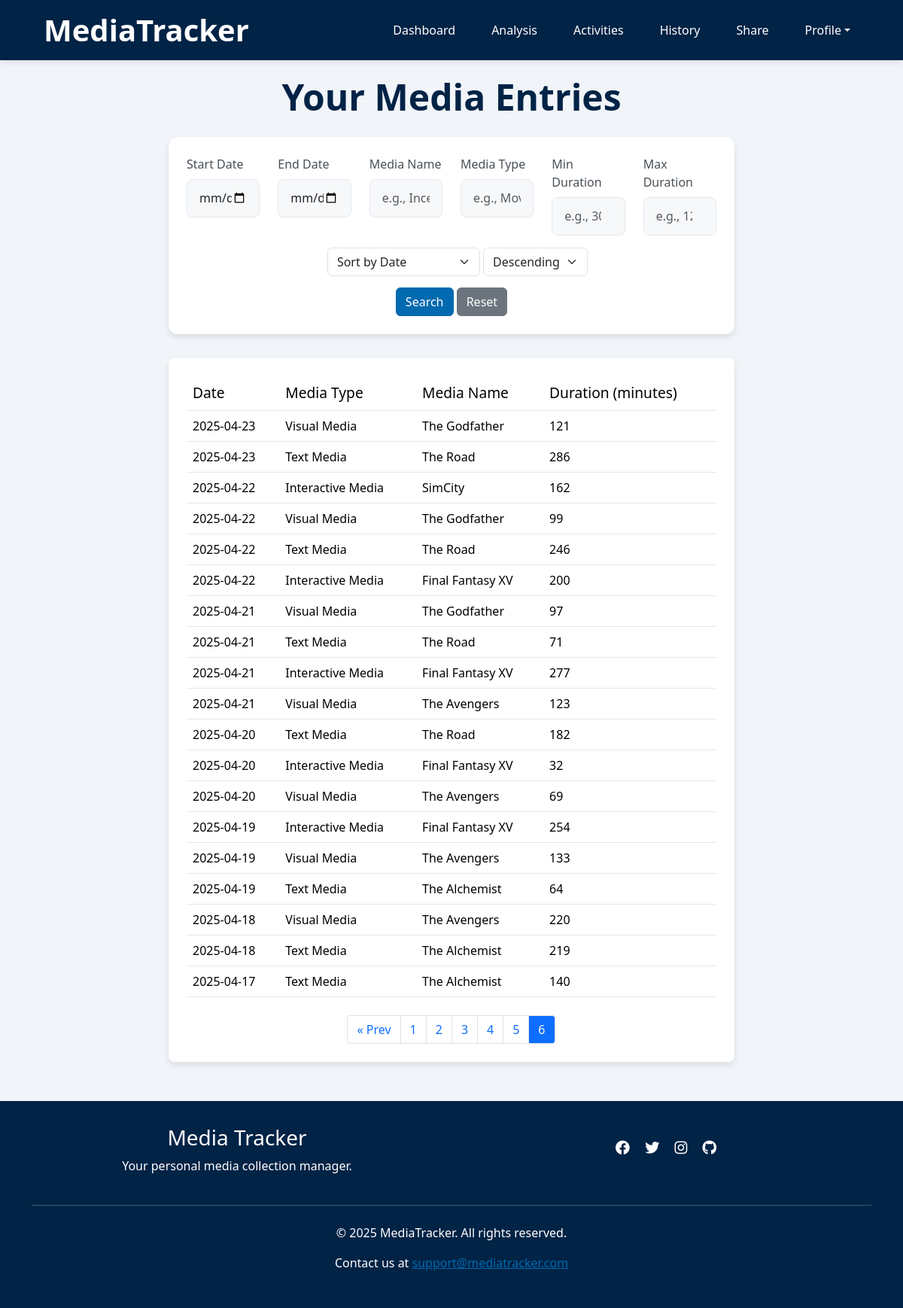
/viewdata?page=6 (signed in), run on the app's committed database.
### app/models.py (models this page shows)
class Entries(db.Model):
    __tablename__ = 'Entries'
    id = db.Column(db.Integer, primary_key=True)
    activity_id = db.Column(db.Integer, db.ForeignKey('Activities.id'), nullable=True)
    date = db.Column(db.Date, nullable=False)
    duration = db.Column(db.Integer, nullable=False)
    comment = db.Column(db.Text, nullable=True)

class Activities(db.Model):
    __tablename__ = 'Activities'
    id = db.Column(db.Integer, primary_key=True)
    username = db.Column(db.String(80), db.ForeignKey('Users.username'), nullable=False)
    media_type = db.Column(db.String(50), nullable=False)
    media_subtype = db.Column(db.String(50), nullable=True)
    media_name = db.Column(db.String(120), nullable=False)
    status = db.Column(db.String(20), nullable=False, default='ongoing')
    start_date = db.Column(db.Date, nullable=True)
    end_date = db.Column(db.Date, nullable=True)
    rating = db.Column(db.Float, nullable=True)
    comment = db.Column(db.Text, nullable=True)
    media_entries = db.relationship('Entries', backref='activity')

### app/routes.py (the view)
@blueprint.route('/viewdata', methods=['GET'])
@login_required
def viewdata():
    result = get_entries(current_user.username, request)
    if result: return result

### app/forms.py
class DeleteEntryForm(FlaskForm):
    entry_id = HiddenField('Entry ID', validators=[DataRequired()])
    submit = SubmitField('Delete Entry')

### app/models.py (called while the page is built)
@login.user_loader
def load_user(username):
    return db.session.get(Users, username)

### app/templates/viewdata.html (shortened to what this page needs)
{% extends "base.html" %}
{% block content %}
<div class="page-container">
    {% if current_user.username == username %}
        <h2 class="text-center page-title">Your Media Entries</h2>
    {% else %}
        <h2 class="text-center page-title">{{ username }}'s Media Entries</h2>
    {% endif %}
    <section class="section wow fadeIn" data-wow-duration="0.2s" data-wow-delay="0.05s">
        <form action="{{ url_for('main.viewdata') }}" method="GET">
            <div class="row">
                <div class="col-md-2">
                    <label for="start_date" class="form-label">Start Date</label>
                    <input type="date" id="start_date" name="start_date" class="form-control" value="{{ request.args.get('start_date', '') }}">
                </div>
                <div class="col-md-2">
                    <label for="end_date" class="form-label">End Date</label>
                    <input type="date" id="end_date" name="end_date" class="form-control" value="{{ request.args.get('end_date', '') }}">
                </div>
                <div class="col-md-2">
                    <label for="media_name" class="form-label">Media Name</label>
                    <input type="text" id="media_name" name="media_name" class="form-control" placeholder="e.g., Inception" value="{{ request.args.get('media_name', '') }}">
                </div>
                <div class="col-md-2">
                    <label for="media_type" class="form-label">Media Type</label>
                    <input type="text" id="media_type" name="media_type" class="form-control" placeholder="e.g., Movie" value="{{ request.args.get('media_type', '') }}">
                </div>
                <div class="col-md-2">
                    <label for="min_duration" class="form-label">Min Duration</label>
                    <input type="number" id="min_duration" name="min_duration" class="form-control" placeholder="e.g., 30" value="{{ request.args.get('min_duration', '') }}">
                </div>
                <div class="col-md-2">
                    <label for="max_duration" class="form-label">Max Duration</label>
                    <input type="number" id="max_duration" name="max_duration" class="form-control" placeholder="e.g., 120" value="{{ request.args.get('max_duration', '') }}">
                </div>
            </div>
            <div class="row mt-3">
                <div class="sort text-center">
                    <select name="sort_field" class="form-select d-inline-block w-auto ms-3" style="display:inline-block; width:auto;">
                        <option value="date" {% if request.args.get('sort_field', 'date') == 'date' %}selected{% endif %}>Sort by Date</option>
                    </select>
                    <select name="sort_order" class="form-select d-inline-block w-auto" style="display:inline-block; width:auto;">
                        <option value="desc" {% if request.args.get('sort_order', 'desc') == 'desc' %}selected{% endif %}>Descending</option>
                    </select>
                </div>
                <div class="col-md-12 text-center">
                    <button type="submit" class="btn btn-primary">Search</button>
                    <a href="{{ url_for('main.viewdata') }}" class="btn btn-secondary">Reset</a>
                </div>
            </div>
        </form>
    </section>
    <section class="table-section wow fadeIn" data-wow-duration="0.2s" data-wow-delay="0.1">
        <table class="table hover">
            <thead>
                <tr>
                    <th class="wow fadeInUp" data-wow-duration="0.2s" data-wow-delay="0.1s">Date</th>
                    <th class="wow fadeInUp" data-wow-duration="0.2s" data-wow-delay="0.15s">Media Type</th>
                    <th class="wow fadeInUp" data-wow-duration="0.2s" data-wow-delay="0.2s">Media Name</th>
                    <th class="wow fadeInUp" data-wow-duration="0.2s" data-wow-delay="0.25s">Duration (minutes)</th>
                </tr>
            </thead>
            <tbody>
                {% for entry in entries %}
                <tr class="entry-row wow animate__animated" data-wow-duration="0.5s">
                    <td class="wow fadeInUp" data-wow-duration="0.2s" data-wow-delay="0.1s">{{ entry.date }}</td>
                    <td class="wow fadeInUp" data-wow-duration="0.2s" data-wow-delay="0.15s">{{ entry.activity.media_type }}</td>
                    <td class="wow fadeInUp" data-wow-duration="0.2s" data-wow-delay="0.2s">{{ entry.activity.media_name }}</td>
                    <td class="wow fadeInUp" data-wow-duration="0.2s" data-wow-delay="0.25s">{{ entry.duration }}</td>
                </tr>
                {% endfor %}
            </tbody>
        </table>
        {% if total_pages > 1 %}
            <nav aria-label="Pagination">
            <ul class="pagination justify-content-center mt-4">
                {% if page > 1 %}
                <li class="page-item">
                    <a class="page-link"
                    href="{{ url_for(request.endpoint, page=page-1, **request_args) }}">
                    &laquo; Prev
                    </a>
                </li>
                {% endif %}
                {% for p in range(1, total_pages+1) %}
                <li class="page-item {% if p==page %}active{% endif %}">
                    <a class="page-link"
                    href="{{ url_for(request.endpoint, page=p, **request_args) }}">
                    {{ p }}
                    </a>
                </li>
                {% endfor %}
            </ul>
            </nav>
            {% endif %}
    </section>
</div>
{% endblock %}

### app/static/styles.css (style rules this page uses)
:root { --primary-color: #0069af; --secondary-color: #002346; --background-color:#f1f5f9; --light-border: #e2e8f0; }
body { font-family: 'Segoe UI', Tahoma, Geneva, Verdana, sans-serif; background-color: var(--background-color); }
nav ul { display: flex; list-style: none; margin: 0; padding: 0; }
nav ul li { margin-left: 1.5rem; }
nav ul li a { color: white; text-decoration: none; font-weight: 500; transition: color 0.3s; padding: 0.5rem 0.75rem; border-radius: 4px; }
html, body { height: 100%; margin: 0; padding: 0; }
body { display: flex; flex-direction: column; }
table { width: 100%; border-collapse: collapse; }
th { background-color: #ffffff; padding: 0.75rem 1rem; text-align: left; font-weight: 500; color: #495057; border-bottom: 1px solid var(--light-border); font-size: 1.2rem; }
td { padding: 0.75rem; border-bottom: 1px solid var(--light-border); vertical-align: middle; }
thead { padding: 0.75rem 1rem; }
.btn-primary { background-color: var(--primary-color); border-color: var(--primary-color); }
.section { background: white; border-radius: 0.75rem; box-shadow: 0 4px 8px rgba(0,0,0,0.1); padding: 1.5rem; margin-bottom: 2rem; }
.page-title { font-size: 3rem; font-weight: bold; margin-bottom: 1.5rem; color: var(--secondary-color); }
.page-container { margin: 0 auto; width: 66%; padding: 20px; }
.pagination .page-item { margin: 0; }
.pagination .page-link { border-radius: 0; margin-left: -1px; border: 1px solid #dee2e6; }
.pagination .page-item:first-child .page-link { border-top-left-radius: 0.25rem; border-bottom-left-radius: 0.25rem; }
.pagination .page-item:last-child .page-link { border-top-right-radius: 0.25rem; border-bottom-right-radius: 0.25rem; }
.table-section { background-color: white; border-radius: 8px; box-shadow: 0 4px 8px rgba(0, 0, 0, 0.1); padding: 1.5rem; margin-bottom: 2rem; overflow-x: auto; }
.form-control { padding: 0.8rem 1rem; border-radius: 8px; border: 1px solid var(--light-border); transition: all 0.3s ease; font-size: 1rem; background-color: #f2f4f59c; }
.form-label { font-weight: 500; margin-bottom: 0.5rem; color: #495057; }
.wow { visibility: hidden; }
.wow.animated { visibility: visible; }
.entry-row { background-color: white; }
.sort { padding-bottom: 15px; }

### data on the page
Entries: date "2025-04-23", activity.media_type "Visual Media", activity.media_name "The Godfather", duration "121"
Entries: date "2025-04-23", activity.media_type "Text Media", activity.media_name "The Road", duration "286"
Entries: date "2025-04-22", activity.media_type "Interactive Media", activity.media_name "SimCity", duration "162"
Entries: date "2025-04-22", activity.media_type "Visual Media", activity.media_name "The Godfather", duration "99"
Entries: date "2025-04-22", activity.media_type "Text Media", activity.media_name "The Road", duration "246"
Entries: date "2025-04-22", activity.media_type "Interactive Media", activity.media_name "Final Fantasy XV", duration "200"
Entries: date "2025-04-21", activity.media_type "Visual Media", activity.media_name "The Godfather", duration "97"
Entries: date "2025-04-21", activity.media_type "Text Media", activity.media_name "The Road", duration "71"
Entries: date "2025-04-21", activity.media_type "Interactive Media", activity.media_name "Final Fantasy XV", duration "277"
Entries: date "2025-04-21", activity.media_type "Visual Media", activity.media_name "The Avengers", duration "123"
Entries: date "2025-04-20", activity.media_type "Text Media", activity.media_name "The Road", duration "182"
Entries: date "2025-04-20", activity.media_type "Interactive Media", activity.media_name "Final Fantasy XV", duration "32"
Entries: date "2025-04-20", activity.media_type "Visual Media", activity.media_name "The Avengers", duration "69"
Entries: date "2025-04-19", activity.media_type "Interactive Media", activity.media_name "Final Fantasy XV", duration "254"
Entries: date "2025-04-19", activity.media_type "Visual Media", activity.media_name "The Avengers", duration "133"
Entries: date "2025-04-19", activity.media_type "Text Media", activity.media_name "The Alchemist", duration "64"
Entries: date "2025-04-18", activity.media_type "Visual Media", activity.media_name "The Avengers", duration "220"
Entries: date "2025-04-18", activity.media_type "Text Media", activity.media_name "The Alchemist", duration "219"
Entries: date "2025-04-17", activity.media_type "Text Media", activity.media_name "The Alchemist", duration "140"

### other printed values
{{ p }} "1" "2" "3" "4" "5" "6"
